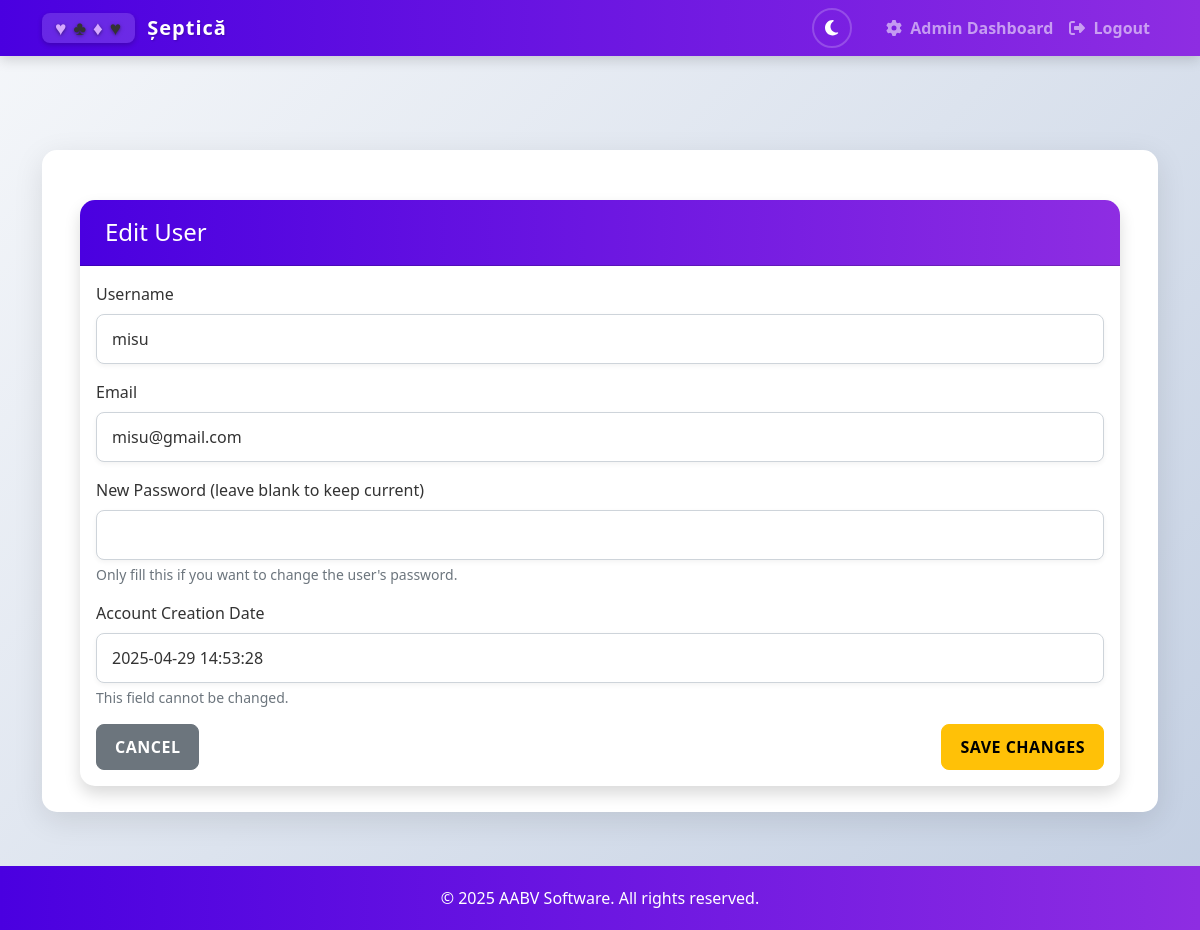
Screenshot of /admin/user/1/edit (signed in) with the database file from the repository.
### app.py (models this page shows, shortened)
class User(db.Model, UserMixin):
    id = db.Column(db.Integer, primary_key=True)
    username = db.Column(db.String(80), unique=True, nullable=False)
    email = db.Column(db.String(120), unique=True, nullable=False)
    password = db.Column(db.String(200), nullable=False)
    created_at = db.Column(db.DateTime, default=datetime.utcnow)
    is_admin = db.Column(db.Boolean, default=False)
    lobby_players = db.relationship('LobbyPlayer', back_populates='user', cascade='all, delete-orphan')

### app.py (the view, shortened to what this page needs)
@app.route('/admin/user/<int:user_id>/edit', methods=['GET', 'POST'])
def admin_edit_user(user_id):
    if not session.get('is_admin', False):
        flash('You do not have permission to access this page!', 'error')
        return redirect(url_for('lobbies'))
    try:
        user = User.query.get_or_404(user_id)
        if user.is_admin:
            flash('Cannot edit admin user!', 'error')
            return redirect(url_for('admin_users'))
        return render_template('admin_edit_user.html', user=user)
    except Exception as e:
        logger.error(f"Error editing user: {e}")
        flash('An error occurred while editing user.', 'error')
        return redirect(url_for('admin_users'))

### app.py (called while the page is built)
@login_manager.user_loader
def load_user(user_id):
    return User.query.get(int(user_id))

### templates/admin_edit_user.html (shortened to what this page needs)
{% extends "base.html" %}
{% block content %}
<div class="container mt-4">
    <div class="card shadow">
        <div class="card-header bg-warning">
            <h4 class="mb-0">Edit User</h4>
        </div>
        <div class="card-body">
            <form method="POST" action="{{ url_for('admin_edit_user', user_id=user.id) }}">
                <div class="mb-3">
                    <label for="username" class="form-label">Username</label>
                    <input type="text" class="form-control" id="username" name="username" value="{{ user.username }}" required>
                </div>
                <div class="mb-3">
                    <label for="email" class="form-label">Email</label>
                    <input type="email" class="form-control" id="email" name="email" value="{{ user.email }}" required>
                </div>
                <div class="mb-3">
                    <label for="password" class="form-label">New Password (leave blank to keep current)</label>
                    <input type="password" class="form-control" id="password" name="password">
                    <div class="form-text">Only fill this if you want to change the user's password.</div>
                </div>
                <div class="mb-3">
                    <label class="form-label">Account Creation Date</label>
                    <input type="text" class="form-control" value="{{ user.created_at.strftime('%Y-%m-%d %H:%M:%S') }}" readonly>
                    <div class="form-text">This field cannot be changed.</div>
                </div>
                <div class="d-flex justify-content-between">
                    <a href="{{ url_for('admin_user_details', user_id=user.id) }}" class="btn btn-secondary">Cancel</a>
                    <button type="submit" class="btn btn-warning">Save Changes</button>
                </div>
            </form>
        </div>
    </div>
</div>
{% endblock %}

### static/css/style.css (style rules this page uses)
:root { --primary-color: #4a00e0; --primary-color-rgb: 74, 0, 224; --secondary-color: #8e2de2; --secondary-color-rgb: 142, 45, 226; --accent-color: #ff6b6b; --light-accent: #ffb347; --success-color: #02c39a; --danger-color: #e63946; --warning-color: #f9c74f; --light-bg: #f0f2f5; --card-color: #ffffff; --text-color: #333333; --text-light: #6c757d; --body-bg: linear-gradient(135deg, #f5f7fa 0%, #c3cfe2 100%); --navbar-bg: linear-gradient(90deg, var(--primary-color), var(--secondary-color)); --footer-bg: rgba(255, 255, 255, 0.9); --footer-text: #6c757d; --input-bg: #fff; --input-border: #ced4da; --hearts: #e74c3c; --diamonds: #e67e22; --clubs: #2c3e50; --spades: #34495e; --card-border: #ddd; --card-shadow: rgba(0, 0, 0, 0.1); }
html { background: var(--body-bg); }
body { background: var(--body-bg); font-family: 'Segoe UI', Tahoma, Geneva, Verdana, sans-serif; color: var(--text-color); transition: background 0.3s ease, color 0.3s ease; padding-top: 56px; }
.card { border: none; border-radius: 15px; overflow: hidden; transition: transform 0.3s, box-shadow 0.3s; background: var(--card-color); box-shadow: 0 5px 15px rgba(0, 0, 0, 0.08); }
.card-header { padding: 18px 25px; background: linear-gradient(90deg, var(--primary-color), var(--secondary-color)); color: white; font-weight: 600; }
.btn { border-radius: 8px; padding: 10px 18px; font-weight: 600; transition: all 0.3s; text-transform: uppercase; letter-spacing: 0.5px; }
.form-control { border-radius: 8px; padding: 12px 15px; border: 1px solid var(--input-border); box-shadow: 0 2px 5px rgba(0, 0, 0, 0.05); transition: all 0.3s; background-color: var(--input-bg); color: var(--text-color); }

### rows the page displays
User: username "misu", email "misu@gmail.com", created_at "2025-04-29 14:53:28"
